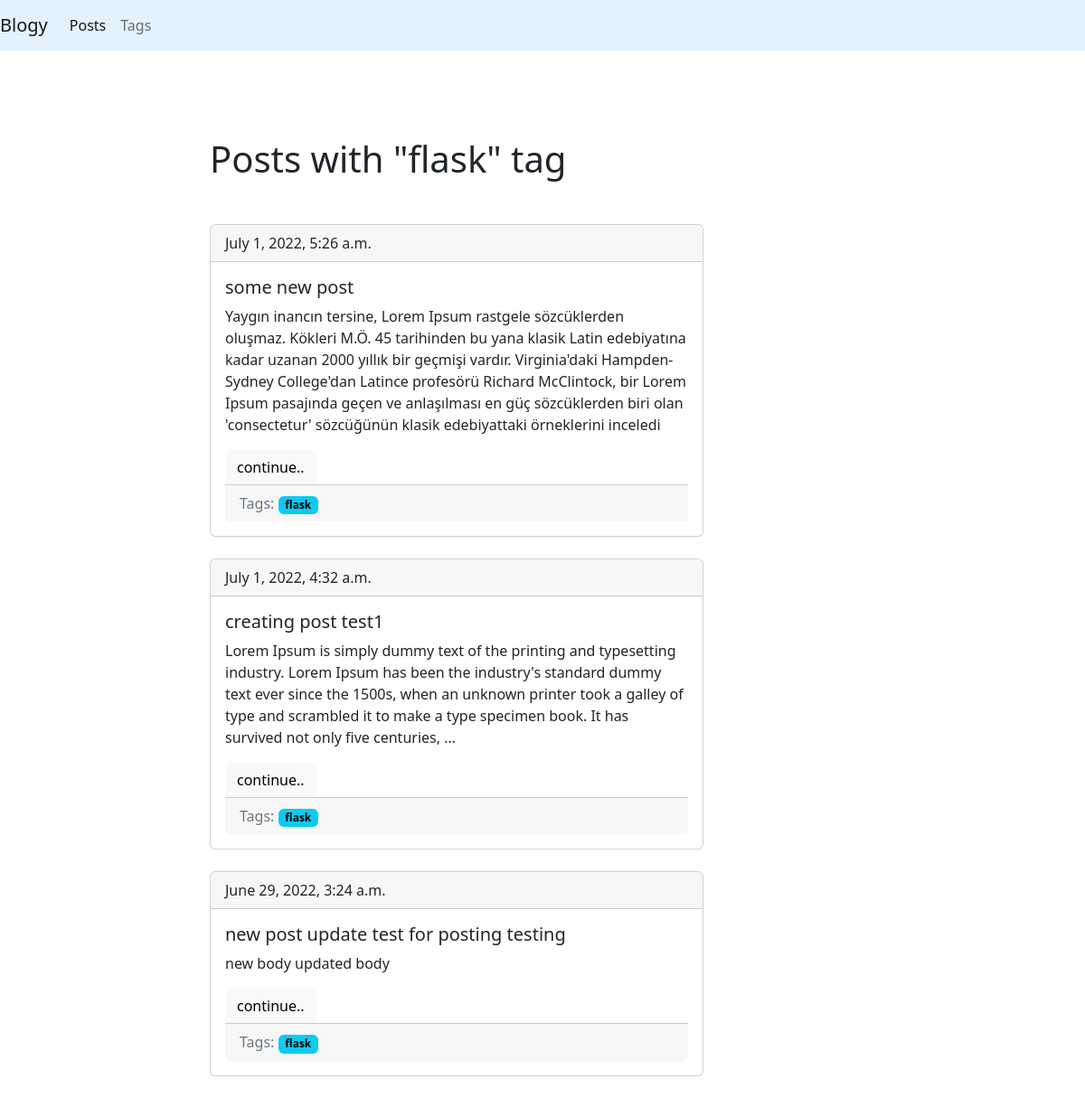
The page /blog/tag/flask/ on the database its author committed.
### blog/models.py (models this page shows, shortened)
class Tag(models.Model):
    title = models.CharField(max_length=150)
    slug = models.SlugField(max_length=150, unique=True)
    def get_absolute_url(self):
        return reverse('tag_detail_url', kwargs={'slug': self.slug})
    class Meta:
        ordering = ('title',)

class Post(models.Model):
    title = models.CharField(max_length=149, db_index=True)
    slug = models.SlugField(max_length=150, unique=True, blank=True)
    body = models.TextField(blank=True, db_index=True)
    date_pub = models.DateTimeField(auto_now_add=True)
    tags = models.ManyToManyField('Tag', blank=True, related_name='posts')
    def get_absolute_url(self):
        return reverse('post_detail_url', kwargs={'slug': self.slug})
    class Meta:
        ordering = ('-date_pub',)

### blog/views.py (the view)
# urls.py: path('tag/<str:slug>/', TagDetail.as_view(), name='tag_detail_url'),
class TagDetail(DetailObjectMixin, View):
    model = Tag
    template = 'blog/tag_detail.html'

### blog/utils.py (called while the page is built)
    def get(self, request, slug):
        obj = get_object_or_404(self.model, slug__iexact=slug)
        return render(request, self.template, context={self.model.__name__.lower(): obj, 'admin_object': obj})

### blog/templates/blog/tag_detail.html
{% extends 'blog/base_blog.html' %} {% block content %}
<h1 class="mt-5 mb-5">Posts with "{{tag.title}}" tag</h1>
{% for post in tag.posts.all %}
<div class="card mb-4">
  <div class="card-header">{{post.date_pub}}</div>
  <div class="card-body">
    <h5 class="card-title">{{post.title}}</h5>
    <p class="card-text">{{post.body|truncatewords:50}}</p>
    <a href="{{post.get_absolute_url}}" class="btn btn-light">continue..</a>
    <div class="card-footer text-muted">
      Tags: {% for tag in post.tags.all %}
      <a href="{{tag.get_absolute_url }} ">
        <span class="badge text-bg-info">{{tag.title}} </span></a
      >
      {% endfor%}
    </div>
  </div>
</div>
{% endfor %} {% endblock %}

### rows shown on the page
Tag: title "flask"
Post: date_pub "July 1, 2022, 5:26 a.m.", title "some new post", body "Yaygın inancın tersine, Lorem Ipsum rastgele sözcüklerden oluşmaz. Kökleri M.Ö. 45 tarihinden bu yana klasik Latin edebiyatına kadar uzanan 2000 yıllık bir geçmişi vardır. Virginia'daki Hampden-Sydney College'dan Latince profesörü Richard McClintock, bir Lorem Ipsum pasajında geçen ve anlaşılması en güç sözcüklerden biri olan 'consectetur' sözcüğünün klasik edebiyattaki örneklerini inceledi"
Post: date_pub "July 1, 2022, 4:32 a.m.", title "creating post test1", body "Lorem Ipsum is simply dummy text of the printing and typesetting industry. Lorem Ipsum has been the industry's standard dummy text ever since the 1500s, when an unknown printer took a galley of type and scrambled it to make a type specimen book. It has survived not only five centuries, …"
Post: date_pub "June 29, 2022, 3:24 a.m.", title "new post update test for posting testing", body "new body updated body"
